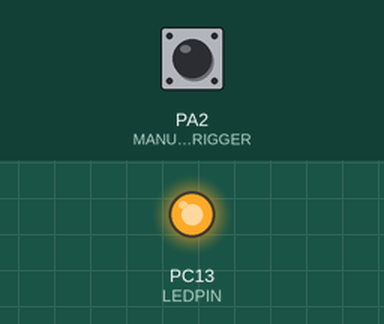
Recording of a program running on a simulated STM32 Blue Pill. Shown: output pins drawn as LEDs (lit = HIGH). The inputs (shaded band) are chosen by the test bench; at power-on: PA2 (MANUAL_TRIGGER) HIGH.

Above: at 1.2 s.
1.3 s: PA2 (MANUAL_TRIGGER) pulled LOW for 0.15 s
At 2.0 s:
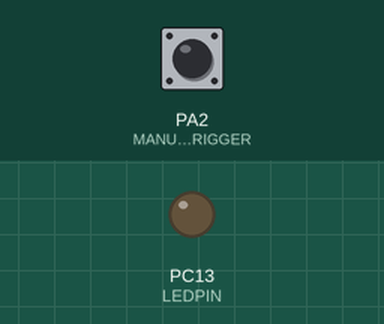
2.9 s: PA2 (MANUAL_TRIGGER) pulled LOW for 1 s
At 3.3 s:
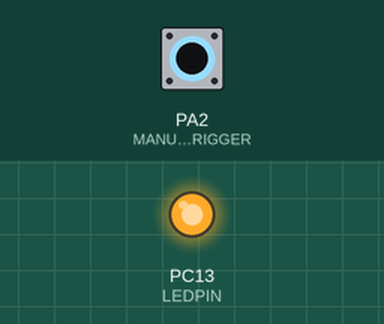
5.4 s: PA2 (MANUAL_TRIGGER) pulled LOW for 3.2 s
At 6.4 s:
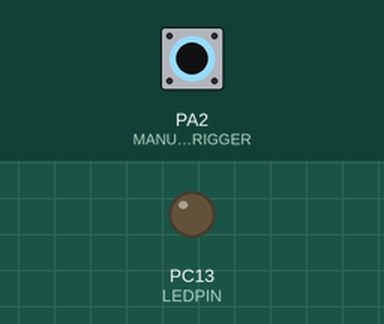
Timing chart, 0 to 8.4 s (numbered marks = the images above; inputs shaded):
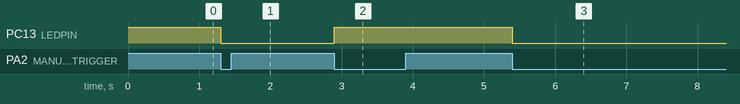

Measured:
- after the input at 1.3 s, PC13 (LEDPIN): HIGH → LOW at once
- after the input at 2.9 s, PC13 (LEDPIN): LOW → HIGH at once
- after the input at 5.4 s, PC13 (LEDPIN): HIGH → LOW at once

The program:

main.cpp
```cpp
#include <Arduino.h>

volatile bool LedState = false;
volatile bool Interruptflag = false;
volatile unsigned long LastInterrupt = 0;

const int LEDPIN = PC13;
const int MANUAL_TRIGGER = PA2;

void manualISR(){
  unsigned long now = millis();
  if(now-LastInterrupt > 200){
    Interruptflag = true;
    LastInterrupt = now;
  }
}

void setup() {
  pinMode(LEDPIN, OUTPUT);
  digitalWrite(LEDPIN, HIGH); // LED OFF to start
  pinMode(MANUAL_TRIGGER, INPUT_PULLUP);
  attachInterrupt(digitalPinToInterrupt(MANUAL_TRIGGER), manualISR, FALLING);
}

void loop() {
  if(Interruptflag){
    LedState = !LedState;
    digitalWrite(LEDPIN, !LedState); // active LOW
    Interruptflag = false;
  }
}
```
